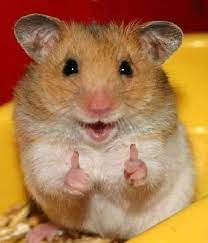
#> input picture image_data/image.jpeg, 208 x 243 px
$ python 05_flip.py
#> lines starting #> are read from the running program, lines starting #| are printed output that depends on the picture
import cv2
import os

# 이미지 열기
path = os.path.abspath(os.path.dirname(__file__))
file_name = "image.jpeg"
img_file = os.path.join(path, file_name)

img = cv2.imread(img_file)
#> img is the input picture: shape (243, 208, 3); mean B, G, R 75.8, 121.2, 171.1

flip = cv2.flip(img, 0)
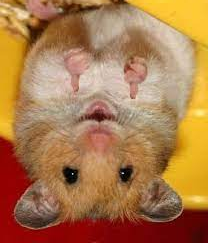
#> flip: shape (243, 208, 3); mean B, G, R 75.8, 121.2, 171.1

cv2.imshow("original", img)
cv2.imshow("flip", flip)
cv2.waitKey()
cv2.destroyAllWindows()
